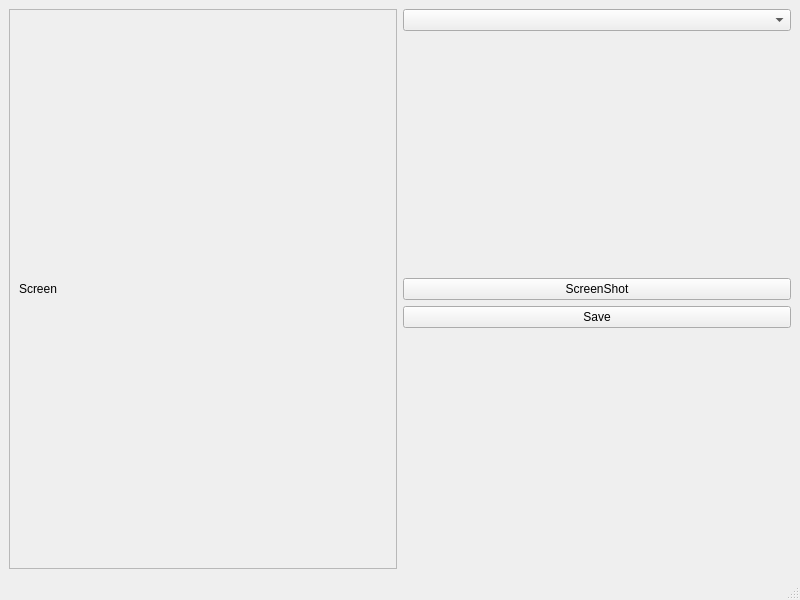
<?xml version="1.0" encoding="UTF-8"?>
<ui version="4.0">
 <class>MainWindow</class>
 <widget class="QMainWindow" name="MainWindow">
  <property name="geometry">
   <rect>
    <x>0</x>
    <y>0</y>
    <width>800</width>
    <height>600</height>
   </rect>
  </property>
  <property name="windowTitle">
   <string>MainWindow</string>
  </property>
  <widget class="QWidget" name="centralwidget">
   <layout class="QHBoxLayout" name="horizontalLayout">
    <item>
     <widget class="QFrame" name="frame">
      <property name="frameShape">
       <enum>QFrame::StyledPanel</enum>
      </property>
      <property name="frameShadow">
       <enum>QFrame::Raised</enum>
      </property>
      <layout class="QVBoxLayout" name="verticalLayout_2">
       <item>
        <widget class="QLabel" name="lblScreen">
         <property name="text">
          <string>Screen</string>
         </property>
        </widget>
       </item>
      </layout>
     </widget>
    </item>
    <item>
     <layout class="QVBoxLayout" name="verticalLayout">
      <item>
       <widget class="QComboBox" name="cmbScreens"/>
      </item>
      <item>
       <spacer name="verticalSpacer">
        <property name="orientation">
         <enum>Qt::Vertical</enum>
        </property>
        <property name="sizeHint" stdset="0">
         <size>
          <width>20</width>
          <height>40</height>
         </size>
        </property>
       </spacer>
      </item>
      <item>
       <widget class="QPushButton" name="btnScreen">
        <property name="text">
         <string>ScreenShot</string>
        </property>
       </widget>
      </item>
      <item>
       <widget class="QPushButton" name="btnSave">
        <property name="text">
         <string>Save</string>
        </property>
       </widget>
      </item>
      <item>
       <spacer name="verticalSpacer_2">
        <property name="orientation">
         <enum>Qt::Vertical</enum>
        </property>
        <property name="sizeHint" stdset="0">
         <size>
          <width>20</width>
          <height>40</height>
         </size>
        </property>
       </spacer>
      </item>
     </layout>
    </item>
   </layout>
  </widget>
  <widget class="QMenuBar" name="menubar">
   <property name="geometry">
    <rect>
     <x>0</x>
     <y>0</y>
     <width>800</width>
     <height>22</height>
    </rect>
   </property>
  </widget>
  <widget class="QStatusBar" name="statusbar"/>
 </widget>
 <resources/>
 <connections/>
</ui>
